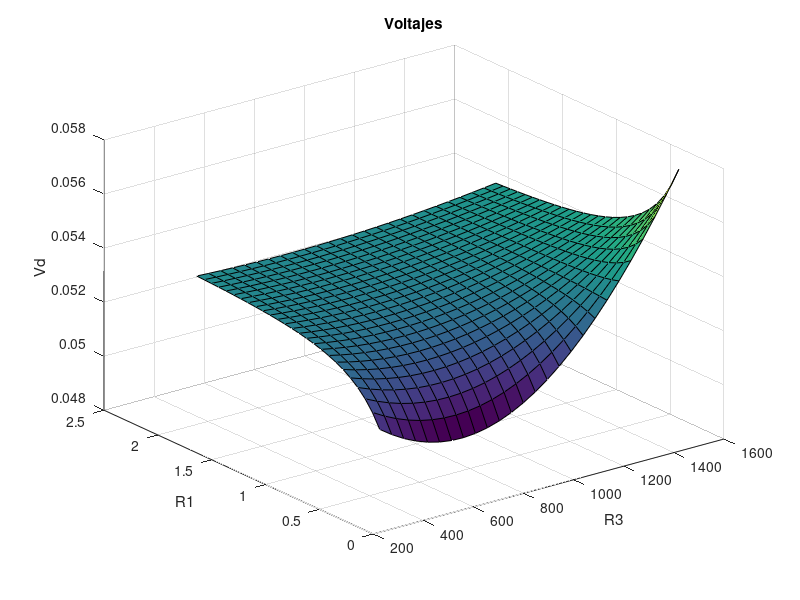
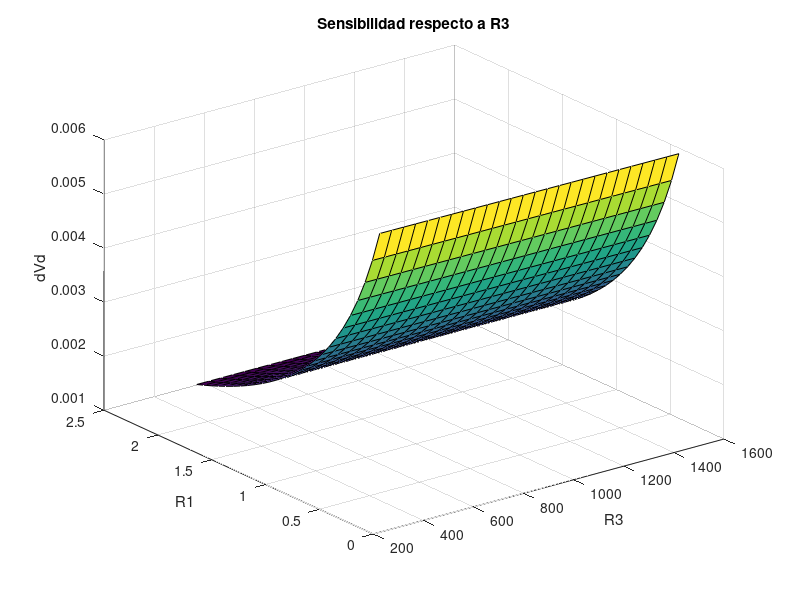
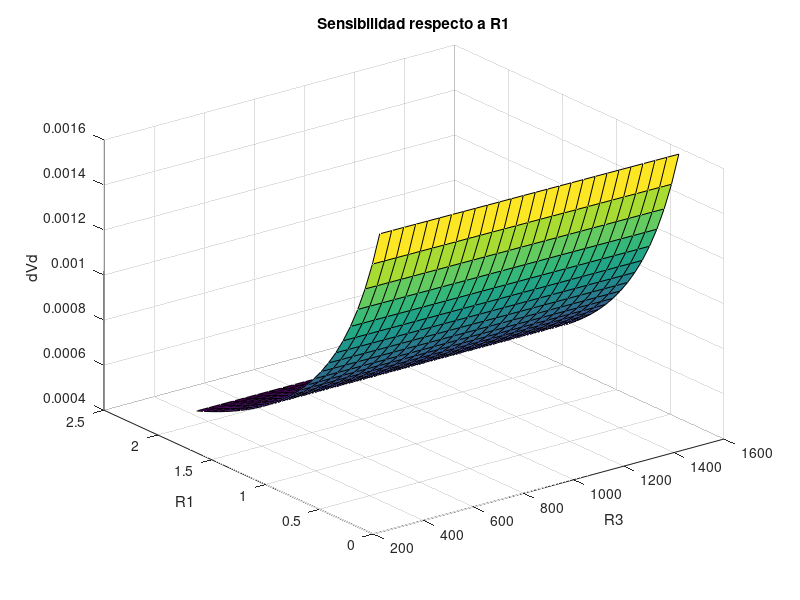

Reproduce these figures in MATLAB, in order.
clear
% Constantes de Control
R4 = 10e3; %Ohm
C3 = 100e-9; %F

f = 10e3; %Hz
w = 2*pi*f;
Vg = 10; %V

% Control en la Reistencia 3
QN = 10;
Qm = 0.25*QN;
QM = QN;
M = 25; %Vueltas al Potenciometro

% Control en la Resistencia 1
N = 25; %Vueltas al Potenciometro
LyM = 2.1e-3; %H
Lym = 0.4e-3; %H

% Conversion Serie a Paralelo del Inductor
% Nota: con resistencia en serie baja no me cambia nada.
Ry = 1e-12;
% Xs = Ry + w*1i*Ly;
% Rx = abs(Xs)^2/Ry; Lx = abs(Xs)^2/(w^2*Ly);
XsM = Ry + w*1i*LyM;
LM = abs(XsM)^2/(w^2*LyM);

Xsm = Ry + w*1i*Lym;
Lm = abs(Xsm)^2/(w^2*Lym);

% Componentes de prueba

% Ly = (LyM-Lym)*rand()+Lym;
% Ly = LyM; %Test MAX
% Ly = Lym; %Test min
Ly = (LyM-Lym)/2; % Test Mid

Xs = Ry + w*1i*Ly;
Rx = abs(Xs)^2/Ry; %Ohm. No la se, pero no va a afectar mucho los calculos
Lx = abs(Xs)^2/(w^2*Ly);

% Qx = (QM-Qm)*rand()+Qm;
% Qx = QM; %Test MAX
% Qx = Qm; %Test min
Qx = (QM-Qm)/2; % Test Mid

% Resistencia 3
R3M = QM/(w*C3);
R3m = Qm/(w*C3);
rR3 = R3M-R3m;
dR3 = (R3M-R3m)/M;
R3 = (R3m:dR3:R3M)';

%Resistencia 1

R1M = LM/(C3*R4);
R1m = Lm/(C3*R4);
rR1 = R1M-R1m;
dR1 = (R1M-R1m)/N;
R1 = (R1m:dR1:R1M)';

%Impedancias en Puente de Hay
Z1 = R1;
Zx = 1/(1/Rx + 1/(1i*w*Lx));
Z3 = R3 + 1/(1i*w*C3);
Z4 = R4;

%Calculos
Vd = zeros(length(R3),length(R1));
for i=1:length(R3)
    for j=1:length(R1)
        Vd(i,j) = abs(Vg*(Z3(i)*Zx - Z1(j)*Z4)/((Z1(j) + Z3(i))*(Zx + Z4)));
    end
end

%Coordenadas
Qxx = 1/(w *C3.*R3);
Lyy = R4*C3.*R1;

figure(1);

% Coordenadas R
surf(R3,R1,Vd);
xlabel('R3'); %Qx
ylabel('R1'); %Lx
zlabel('Vd');
title('Voltajes');
%Coordenadas Q,L

% surf(Qxx,Lyy,Vd);
% xlabel('Qx'); %Qx
% ylabel('Lx'); %Lx
% zlabel('Vd');

minVd = min(min(Vd));
maxVd = max(max(Vd));

%view(90,0);
%90,0 veo el plano YZ
%180,0 veo el plano XZ

% Sensibilidad a R3
dVdR3 = zeros(length(R3),length(R1));
for i=1:length(R3)
    for j=1:length(R1)
        dVdR3(i,j) = abs(1/((1 + Z1(j)/Z3(i))*(Z4/Zx + 1))*dR3/Z3(i)*Vg);
    end
end

figure(2);
surf(R3,R1,dVdR3);
xlabel('R3');
ylabel('R1');
zlabel('dVd');
title('Sensibilidad respecto a R3');

%Sensibilidad a R1
dVdR1 = zeros(length(R3),length(R1));
for i=1:length(R3)
    for j=1:length(R1)
        dVdR1(i,j) = abs(-1/((1 + Z3(i)/Z1(j))*(Zx/Z4 + 1))*dR1/Z1(j)*Vg);
    end
end

figure(3);
surf(R3,R1,dVdR1);
xlabel('R3');
ylabel('R1');
zlabel('dVd');
title('Sensibilidad respecto a R1');

% figure(4);
% surf(R3,R1,abs(dVdR3-dVdR1)./dVdR3*100);
% xlabel('R3');
% ylabel('R1');
% zlabel('ddVd');
% title('Diferencias Porcentuales de Sensibilidad entre R1 y R3');

dataR1 = [R1m R1M rR1 dR1];
dataR3 = [R3m R3M rR3 dR3];
more = [Lx Qx minVd maxVd];